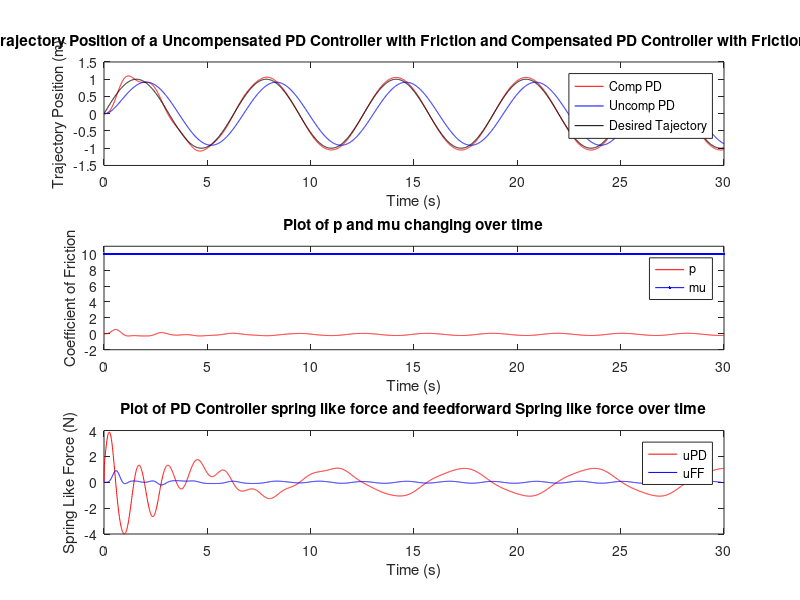

Recreate this plot in MATLAB.

clear all; clc; close all;
 
%% PD controller
 
dt = 0.01;                           % Time step of simulation
Time = 0:dt:30;                      % Create time vector for simulation length
P = 20;                              % Define P and D gains for controller
D = 1;
mu = 10;                             % Viscous coefficient
DesiredTraj = sin(Time);             % Fabricate signal to follow
 
%State(:,1) = [1;0];                 % Create state which is a vector composed of [position; velocity]
   friction(1) = 0;                  % Initiailise nes values for the loop
   x(1)=0;
   v(1)=0;
   e(1)=0;
   upd(1)=0;
   uff(1)=0;
   gamma = 0.005;
   p(1) = 0;
   frictiono(1) = 0;
   xo(1)=0;
   vo(1)=0;
   eo(1)=0;
for i=1:size(Time,2)-1               % Simulate physical system with for loop
   
    x(i+1)=x(i)+v(i)*dt;             % Calc Compensated Values used for the Compensated PD Controller
    e(i+1)=DesiredTraj(i+1)-x(i+1); 
    edot(i+1)=(e(i+1)-e(i))/dt;
   
    p(i+1) = p(i) + (gamma * v(i) * upd(i));
    U(i) = upd(i) + uff(i);
    v(i+1) = v(i)+U(i)*dt;          
    friction(i+1) = p(i+1) * v(i+1);
    State(:,i) = [x(i);v(i)];
    uff(i+1) = v(i+1) * p(i+1);
    upd(i+1) = (P*e(i+1))+(D*edot(i+1)-(friction(i+1)));
    
    xo(i+1)=xo(i)+vo(i)*dt;          % Calc Uncompensated Values used for the Uncompensated PD Controller
    eo(i+1)=DesiredTraj(i+1)-xo(i+1); 
    edoto(i+1)=(eo(i+1)-eo(i))/dt;
    uo(i) = (P*eo(i))+(D*edoto(i)-(frictiono(i)));
    vo(i+1)=vo(i)+uo(i)*dt;          
    frictiono(i+1) = mu * vo(i+1);
    Stateo(:,i) = [xo(i);vo(i)];
end

subplot (3,1,1),plot(Time, x, 'r')  % Plot Comp and Uncomp Traj against time
hold on;
subplot(3,1,1),plot(Time, xo, 'b')
subplot (3,1,1), plot(Time, DesiredTraj, 'k')
xlabel 'Time (s)';
ylabel 'Trajectory Position (m)';
title 'Plot of Trajectory Position of a Uncompensated PD Controller with Friction and Compensated PD Controller with Friction Over Time';
legend('Comp PD', 'Uncomp PD', 'Desired Tajectory');

subplot(3,1,2),plot(Time, p, 'r');  % Plot Calc and Actual values of coeff friction against time
hold on
subplot(3,1,2),plot(Time, mu, 'b');
xlabel 'Time (s)';
ylabel 'Coefficient of Friction';
title 'Plot of p and mu changing over time';
legend('p', 'mu');
axis([0 30 -2 11])

subplot(3,1,3),plot(Time, upd, 'r'); % Plot Upd and uff against time
hold on
subplot(3,1,3),plot(Time, uff, 'b');
xlabel 'Time (s)';
ylabel 'Spring Like Force (N)';
title 'Plot of PD Controller spring like force and feedforward Spring like force over time';
legend('uPD', 'uFF');




